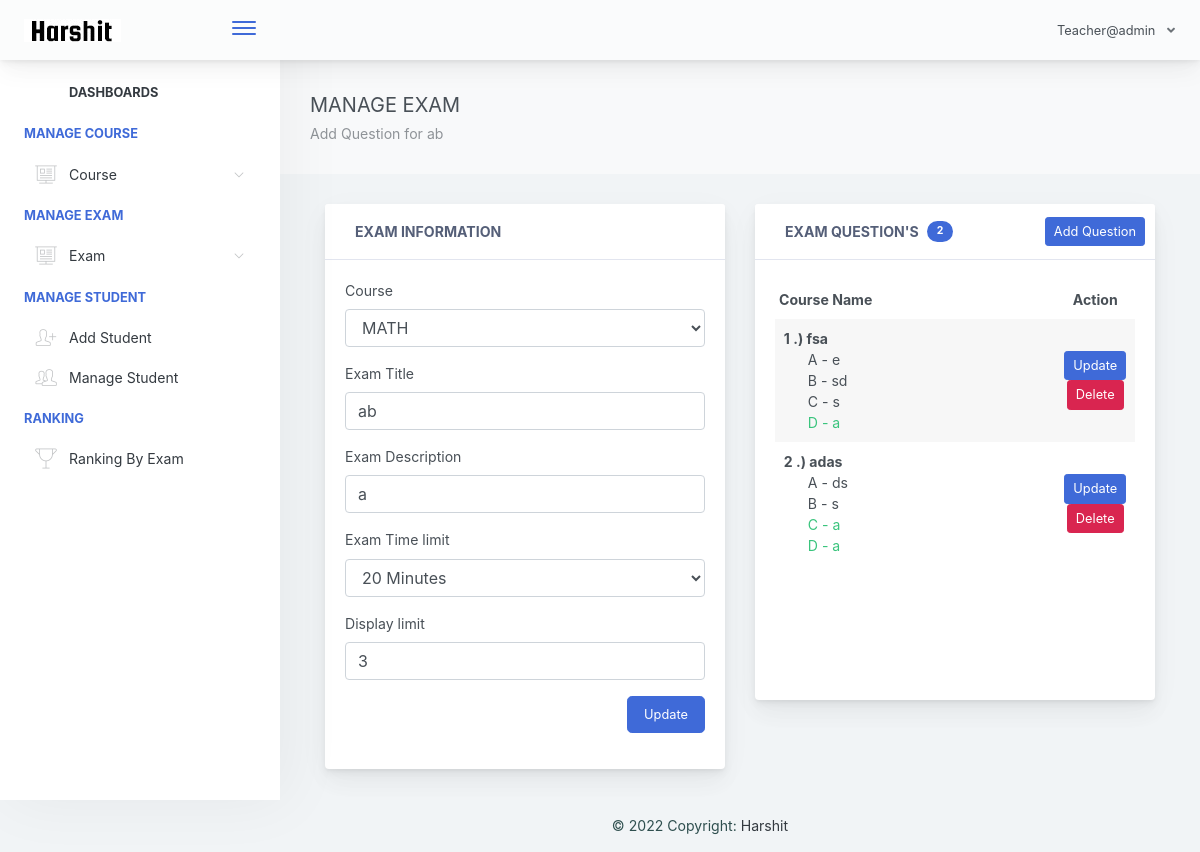
The page /teacher/admin/manage-exam.php?id=29 (signed in) on the database its author committed.
### tables this page shows
CREATE TABLE `exam_tbl` (
  `ex_id` int(11) NOT NULL,
  `cou_id` int(11) NOT NULL,
  `ex_title` varchar(1000) NOT NULL,
  `ex_time_limit` varchar(1000) NOT NULL,
  `ex_questlimit_display` int(11) NOT NULL,
  `ex_description` varchar(1000) NOT NULL,
  `ex_created` timestamp NOT NULL DEFAULT current_timestamp() ON UPDATE current_timestamp()
);

CREATE TABLE `course_tbl` (
  `cou_id` int(11) NOT NULL,
  `cou_name` varchar(1000) NOT NULL,
  `cou_created` timestamp NOT NULL DEFAULT current_timestamp() ON UPDATE current_timestamp()
);

CREATE TABLE `exam_question_tbl` (
  `eqt_id` int(11) NOT NULL,
  `exam_id` int(11) NOT NULL,
  `exam_question` varchar(1000) NOT NULL,
  `exam_ch1` varchar(1000) NOT NULL,
  `exam_ch2` varchar(1000) NOT NULL,
  `exam_ch3` varchar(1000) NOT NULL,
  `exam_ch4` varchar(1000) NOT NULL,
  `exam_answer` varchar(1000) NOT NULL,
  `exam_status` varchar(1000) NOT NULL DEFAULT 'active',
  `exam_points` int(2) NOT NULL,
  `pass_points` int(3) NOT NULL
);

### teacher/admin/manage-exam.php (the view, shortened to what this page needs)
<?php include("includes/header.php"); ?>
<div class="app-main">
<?php include("includes/sidebar.php"); ?>
<?php
   $exId = $_GET['id'];
   $selExam = $conn->query("SELECT * FROM exam_tbl WHERE ex_id='$exId' ");
   $selExamRow = $selExam->fetch(PDO::FETCH_ASSOC);
   $courseId = $selExamRow['cou_id'];
   $selCourse = $conn->query("SELECT cou_name as courseName FROM course_tbl WHERE cou_id='$courseId' ")->fetch(PDO::FETCH_ASSOC);
 ?>
<div class="app-main__outer">
        <div class="app-main__inner">
            <div class="app-page-title">
                <div class="page-title-wrapper">
                     <div class="page-title-heading">
                        <div> MANAGE EXAM
                            <div class="page-title-subheading">
                              Add Question for <?php echo $selExamRow['ex_title']; ?>
                            </div>
                        </div>
                    </div>
                </div>
            </div>
            <div class="col-md-12">
            <div id="refreshData">
            <div class="row">
                  <div class="col-md-6">
                      <div class="main-card mb-3 card">
                          <div class="card-header">
                            <i class="header-icon lnr-license icon-gradient bg-plum-plate"> </i>Exam Information
                          </div>
                          <div class="card-body">
                           <form method="post" id="updateExamFrm">
                               <div class="form-group">
                                <label>Course</label>
                                <select class="form-control" name="courseId" required="">
                                  <option value="<?php echo $selExamRow['cou_id']; ?>"><?php echo $selCourse['courseName']; ?></option>
                                </select>
                              </div>
                              <div class="form-group">
                                <label>Exam Title</label>
                                <input type="" name="examTitle" class="form-control" required="" value="<?php echo $selExamRow['ex_title']; ?>">
                              </div>
                              <div class="form-group">
                                <label>Exam Description</label>
                                <input type="" name="examDesc" class="form-control" required="" value="<?php echo $selExamRow['ex_description']; ?>">
                              </div>
                              <div class="form-group">
                                <label>Exam Time limit</label>
                                <select class="form-control" name="examLimit" required="">
                                  <option value="<?php echo $selExamRow['ex_time_limit']; ?>"><?php echo $selExamRow['ex_time_limit']; ?> Minutes</option>
                                </select>
                              </div>
                              <div class="form-group">
                                <label>Display limit</label>
                                <input type="number" name="examQuestDipLimit" class="form-control" value="<?php echo $selExamRow['ex_questlimit_display']; ?>">
                              </div>
                              <div class="form-group" align="right">
                                <button type="submit" class="btn btn-primary btn-lg">Update</button>
                              </div>
                           </form>
                          </div>
                      </div>
                  </div>
                  <div class="col-md-6">
                    <?php
                        $selQuest = $conn->query("SELECT * FROM exam_question_tbl WHERE exam_id='$exId' ORDER BY eqt_id desc");
                    ?>
                     <div class="main-card mb-3 card">
                          <div class="card-header"><i class="header-icon lnr-license icon-gradient bg-plum-plate"> </i>Exam Question's
                            <span class="badge badge-pill badge-primary ml-2">
                              <?php echo $selQuest->rowCount(); ?>
                            </span>
                             <div class="btn-actions-pane-right">
                                <button class="btn btn-sm btn-primary " data-toggle="modal" data-target="#modalForAddQuestion">Add Question</button>
                              </div>
                          </div>
                          <div class="card-body" >
                            <div class="scroll-area-sm" style="min-height: 400px;">
                               <div class="scrollbar-container">
                            <?php
                               if($selQuest->rowCount() > 0)
                               {  ?>
                                 <div class="table-responsive">
                                    <table class="align-middle mb-0 table table-borderless table-striped table-hover" id="tableList">
                                        <thead>
                                        <tr>
                                            <th class="text-left pl-1">Course Name</th>
                                            <th class="text-center" width="20%">Action</th>
                                        </tr>
                                        </thead>
                                        <tbody>
                                          <?php
                                            if($selQuest->rowCount() > 0)
                                            {
                                               $i = 1;
                                               while ($selQuestionRow = $selQuest->fetch(PDO::FETCH_ASSOC)) { ?>
                                                <tr>
                                                        <td >
                                                            <b><?php echo $i++ ; ?> .) <?php echo $selQuestionRow['exam_question']; ?></b><br>
                                                            <?php
                                                              if($selQuestionRow['exam_ch1'] == $selQuestionRow['exam_answer'])
                                                              { ?>
                                                                <span class="pl-4 text-success">A - <?php echo  $selQuestionRow['exam_ch1']; ?></span><br>
                                                              <?php }
                                                              else
                                                              { ?>
                                                                <span class="pl-4">A - <?php echo $selQuestionRow['exam_ch1']; ?></span><br>
                                                              <?php }
                                                              if($selQuestionRow['exam_ch2'] == $selQuestionRow['exam_answer'])
                                                              { ?>
                                                                <span class="pl-4 text-success">B - <?php echo $selQuestionRow['exam_ch2']; ?></span><br>
                                                              <?php }
                                                              else
                                                              { ?>
                                                                <span class="pl-4">B - <?php echo $selQuestionRow['exam_ch2']; ?></span><br>
                                                              <?php }
                                                              if($selQuestionRow['exam_ch3'] == $selQuestionRow['exam_answer'])
                                                              { ?>
                                                                <span class="pl-4 text-success">C - <?php echo $selQuestionRow['exam_ch3']; ?></span><br>
                                                              <?php }
                                                              else
                                                              { ?>
                                                                <span class="pl-4">C - <?php echo $selQuestionRow['exam_ch3']; ?></span><br>
                                                              <?php }
                                                              if($selQuestionRow['exam_ch4'] == $selQuestionRow['exam_answer'])
                                                              { ?>
                                                                <span class="pl-4 text-success">D - <?php echo $selQuestionRow['exam_ch4']; ?></span><br>
                                                              <?php }
                                                              else
                                                              { ?>
                                                                <span class="pl-4">D - <?php echo $selQuestionRow['exam_ch4']; ?></span><br>
                                                              <?php }
                                                             ?>
                                                        </td>
                                                        <td class="text-center">
                                                         <a rel="facebox" href="facebox_modal/updateQuestion.php?id=<?php echo $selQuestionRow['eqt_id']; ?>" class="btn btn-sm btn-primary">Update</a>
                                                         <button type="button" id="deleteQuestion" data-id='<?php echo $selQuestionRow['eqt_id']; ?>'  class="btn btn-danger btn-sm">Delete</button>
                                                        </td>
                                                    </tr>
                                               <?php }
                                            }
                                           ?>
                                        </tbody>
                                    </table>
                                </div>
                               <?php }
                               else
                               { ?>
                                  <h4 class="text-primary">No question found...</h4>
                                 <?php
                               }
                             ?>
                               </div>
                            </div>
                          </div>
                      </div>
                  </div>
              </div>
            </div>
            </div>
            </div>
<?php include("includes/footer.php"); ?>

### rows shown on the page
exam_tbl: ex_title "ab", examTitle "ab", examDesc "a", examLimit "20 Minutes", examQuestDipLimit "3"
course_tbl: courseId "MATH"
exam_question_tbl: exam_question "fsa", exam_ch1 "e", exam_ch2 "sd", exam_ch3 "s", exam_ch4 "a"
exam_question_tbl: exam_question "adas", exam_ch1 "ds", exam_ch2 "s", exam_ch3 "a", exam_ch4 "a"

### other values the page prints
$selQuest->rowCount() "2"
